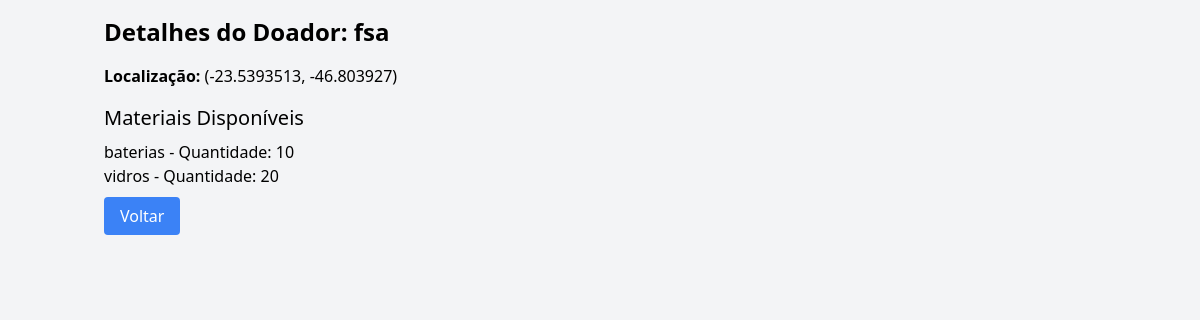
The page /doador_details/5/1 (signed in) on the database its author committed.
### tables this page shows
CREATE TABLE users (
                    id INTEGER PRIMARY KEY AUTOINCREMENT,
                    username TEXT UNIQUE NOT NULL,
                    password TEXT NOT NULL,
                    role TEXT NOT NULL,
                    latitude REAL,
                    longitude REAL);

CREATE TABLE materials (
                    id INTEGER PRIMARY KEY AUTOINCREMENT,
                    user_id INTEGER,
                    material_type TEXT NOT NULL,
                    quantity INTEGER NOT NULL,
                    FOREIGN KEY (user_id) REFERENCES users (id));

### app.py (the view)
@app.route('/doador_details/<int:user_id>/<int:doador_id>')
def doador_details(user_id, doador_id):
    if 'user_id' not in session or session['user_id'] != user_id:
        flash('Por favor, faça login para visualizar detalhes.', 'error')
        return redirect(url_for('login'))
    conn = sqlite3.connect('recyclable_platform.db')
    c = conn.cursor()
    c.execute('SELECT role FROM users WHERE id = ?', (user_id,))
    user = c.fetchone()
    if user[0] != 'coletor':
        flash('Apenas coletores podem visualizar detalhes de doadores.', 'error')
        conn.close()
        return redirect(url_for('dashboard', user_id=user_id))
    c.execute('SELECT username, latitude, longitude FROM users WHERE id = ?', (doador_id,))
    doador = c.fetchone()
    if not doador:
        flash('Doador não encontrado.', 'error')
        conn.close()
        return redirect(url_for('dashboard', user_id=user_id))
    c.execute('SELECT material_type, quantity FROM materials WHERE user_id = ?', (doador_id,))
    materiais = c.fetchall()
    conn.close()
    return render_template('doador_details.html', doador=doador, materiais=materiais, user_id=user_id)

### templates/doador_details.html (shortened to what this page needs)
<!DOCTYPE html>
<html>
<head>
    <link href="https://cdn.jsdelivr.net/npm/tailwindcss@2.2.19/dist/tailwind.min.css" rel="stylesheet">
</head>
<body class="bg-gray-100">
    <div class="container mx-auto p-4">
        <h1 class="text-2xl font-bold mb-4">Detalhes do Doador: {{ doador[0] }}</h1>
        <p><strong>Localização:</strong> ({{ doador[1] }}, {{ doador[2] }})</p>
        <h2 class="text-xl mb-2 mt-4">Materiais Disponíveis</h2>
        {% if materiais %}
            <ul class="mb-4">
                {% for material in materiais %}
                    <li>{{ material[0] }} - Quantidade: {{ material[1] }}</li>
                {% endfor %}
            </ul>
        {% else %}
            <p>Nenhum material disponível.</p>
        {% endif %}
        <a href="{{ url_for('dashboard', user_id=user_id) }}" class="bg-blue-500 text-white px-4 py-2 rounded">Voltar</a>
    </div>
</body>
</html>

### rows shown on the page
users: username "fsa", latitude "-23.5393513", longitude "-46.803927"
materials: material_type "baterias", quantity "10"
materials: material_type "vidros", quantity "20"
